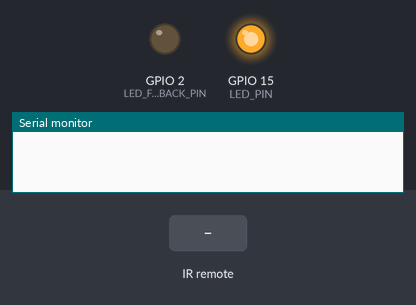
Recording of a sketch running on a simulated ESP32. On the bench: output pins drawn as LEDs (lit = HIGH), the last lines printed to the serial monitor. The inputs (shaded band) are chosen by the test bench.

Above: at 1.2 s.
1.3 s: infrared code 0x12 received
At 2.5 s:
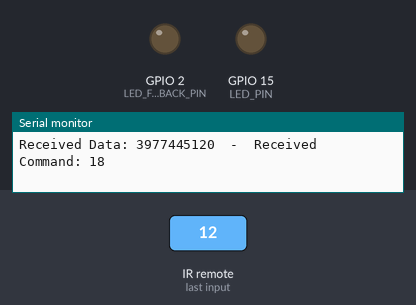
2.8 s: infrared code 0x0 received
At 3.9 s:
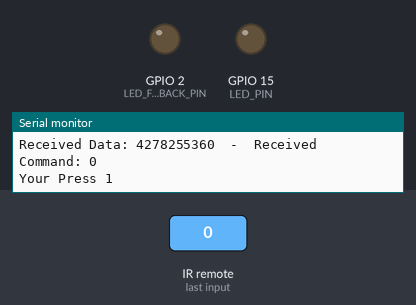
Timing chart, 0 to 5.8 s (numbered marks = the images above; inputs shaded):
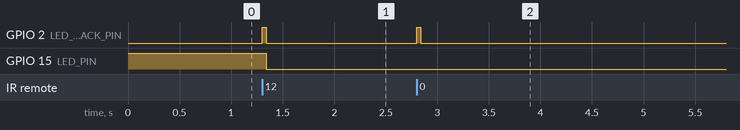

Measured:
- after the input at 1.3 s, GPIO 2 (LED_FEEDBACK_PIN): LOW → HIGH at once, → LOW 0.04 s later; GPIO 15 (LED_PIN): HIGH → LOW at once
- after the input at 2.8 s, GPIO 2 (LED_FEEDBACK_PIN): LOW → HIGH at once, → LOW 0.04 s later

The sketch:

remote_test_code.ino
```cpp
#include <IRremote.hpp>

// button value in descimal
int off = 11;
int backword = 16;
int forward = 17;
int speed_decrease = 18;
int speed_increase = 19;
int idlePosition = 28;
int recall = 23;
int sys = 12;
int pp = 14;
int tv = 15;
int display = 22;
int pic = 29;
int sleep = 21;
int lock = 24;
int fav = 26;
int smode = 30;
int favscan = 27;


#define IR_RECEIVER_PIN      4                               // IR Receiver pin
#define LED_PIN              15
#define LED_FEEDBACK_PIN 2
int state=1;                             // ESP32 inboard pin

void setup()
{
    Serial.begin(115200);                                     // Start Serial Monitor
    IrReceiver.begin(IR_RECEIVER_PIN, ENABLE_LED_FEEDBACK);   // Start IR Receiver, Enable IRreceiver led
    pinMode(LED_PIN, OUTPUT);
    digitalWrite(LED_PIN, state);
    pinMode(LED_FEEDBACK_PIN, OUTPUT);
}

void loop()
{
    if (IrReceiver.decode())        // Check if there is a received code
    {
       digitalWrite(LED_FEEDBACK_PIN, HIGH);  // Turn LED on for feedback
        delay(40);                            // Visible duration
        digitalWrite(LED_FEEDBACK_PIN, LOW);


        Serial.print("Received Data: ");
        Serial.print(IrReceiver.decodedIRData.decodedRawData, DEC);  // Print Received code on Serial Monitor in Hexadecimal
        Serial.print("  -  Received Command: ");
        Serial.println(IrReceiver.decodedIRData.command, DEC);  // Print Received command on Serial Monitor in Hexadecimal

        if(IrReceiver.decodedIRData.command == 0x12){
          state=!state;     // if you press a button with command number '0'
          digitalWrite(LED_PIN, state);                       // Turn off the led
        }
        if(IrReceiver.decodedIRData.command == 0){
          Serial.println("Your Press 1");
        }
        // if(IrReceiver.decodedIRData.command == idlePosition){
        //   Serial.println("Your are in idle position");
        // }

        delay(500);
        IrReceiver.resume();       // Enable receiving of the next value
    }
}
```
